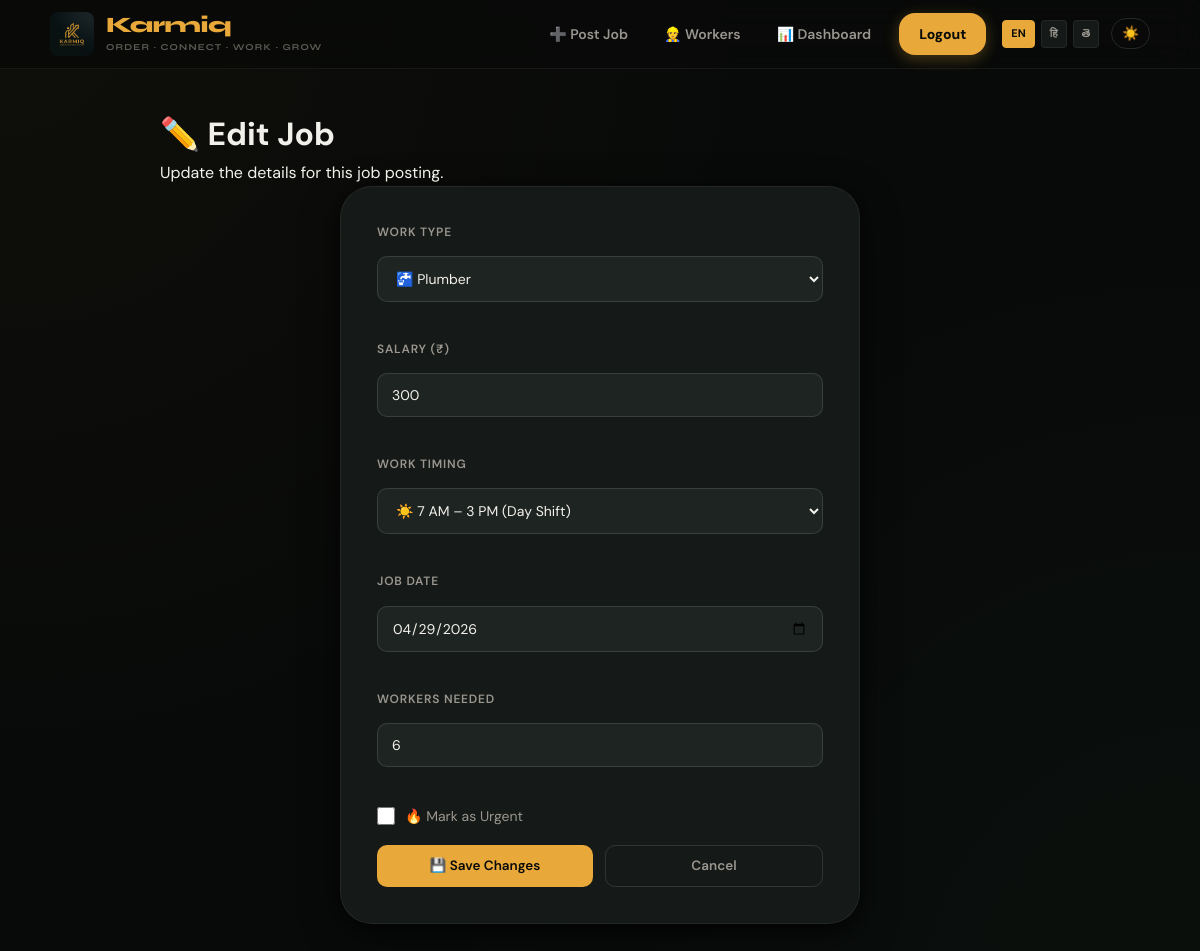
The page /edit-job/12/ (signed in) on the database its author committed.
### jobs/models.py (models this page shows, shortened)
class Job(models.Model):
    title = models.CharField(max_length=200)
    salary = models.IntegerField()
    location = models.CharField(max_length=200)
    contractor = models.ForeignKey(User, on_delete=models.CASCADE)
    is_urgent = models.BooleanField(default=False)
    is_completed = models.BooleanField(default=False)
    timing = models.CharField(max_length=100, blank=True, null=True)
    job_date = models.DateField(null=True, blank=True)
    created_at = models.DateTimeField(default=timezone.now)
    image = models.ImageField(upload_to='job_images/', null=True, blank=True)
    max_workers = models.IntegerField(default=1)
    latitude = models.FloatField(null=True, blank=True)
    longitude = models.FloatField(null=True, blank=True)

### jobs/views.py (the view, shortened to what this page needs)
# urls.py: path('edit-job/<int:job_id>/', views.edit_job, name='edit_job'),
@custom_login_required
def edit_job(request, job_id):
    user_id = request.session.get('user_id')
    try:
        job = Job.objects.get(id=job_id, contractor_id=user_id)
    except Job.DoesNotExist:
        messages.error(request, "Job not found or permission denied.")
        return redirect('dashboard')
    return render(request, 'edit_job.html', {'job': job})

### vrtp/context_processors.py (called while the page is built, shortened)
def language_context(request):
    lang = 'en'  # default
    user_id = request.session.get('user_id')
    if user_id:
        try:
            user = User.objects.get(id=user_id)
            if user.language in ('en', 'hi', 'te'):
                lang = user.language
        except User.DoesNotExist:
            pass
    qs_lang = request.GET.get('lang')
    if qs_lang in ('en', 'hi', 'te'):
        lang = qs_lang
    translations = get_translations(lang)
    nav_hired_count = 0
    return {
        'T': translations,
        'current_lang': lang,
        'nav_hired_count': nav_hired_count,
    }

### vrtp/translations.py (called while the page is built)
def get_translations(language_code):
    return TRANSLATIONS.get(language_code, TRANSLATIONS['en'])

### templates/edit_job.html (shortened to what this page needs)
{% extends 'base.html' %}
{% block content %}
<div class="main">
  <div class="ph">
    <h1>✏️ Edit Job</h1>
    <p>Update the details for this job posting.</p>
  </div>
  <div class="form-card" style="max-width:520px">
    <form method="POST" style="display:flex;flex-direction:column;gap:18px">
      <div class="form-group">
        <label class="form-label">Work Type</label>
        <select name="title" class="form-select" required>
          <option value="Plumber"   {% if job.title == "Plumber" %}selected{% endif %}>🚰 Plumber</option>
        </select>
      </div>
      <div class="form-group">
        <label class="form-label">Salary (₹)</label>
        <input type="number" name="salary" class="form-input" value="{{ job.salary }}" required>
      </div>
      <div class="form-group">
        <label class="form-label">Work Timing</label>
        <select name="timing" class="form-select" required>
          <option value="7 AM - 3 PM"   {% if job.timing == "7 AM - 3 PM" %}selected{% endif %}>☀️ 7 AM – 3 PM (Day Shift)</option>
        </select>
      </div>
      <div class="form-group">
        <label class="form-label">Job Date</label>
        <input type="date" name="job_date" class="form-input" value="{{ job.job_date|date:'Y-m-d' }}">
      </div>
      <div class="form-group">
        <label class="form-label">Workers Needed</label>
        <input type="number" name="max_workers" class="form-input" value="{{ job.max_workers }}" min="1" required>
      </div>
      <label class="form-checkbox">
        <input type="checkbox" name="is_urgent" {% if job.is_urgent %}checked{% endif %}>
        <span>🔥 Mark as Urgent</span>
      </label>
      <div style="display:flex; gap:12px;">
        <button type="submit" class="btn btn-primary" style="flex:1">💾 Save Changes</button>
        <a href="/dashboard/" class="btn btn-ghost" style="flex:1; text-align:center;">Cancel</a>
      </div>
    </form>
  </div>
</div>
{% endblock %}

### templates/static/css/style.css (style rules this page uses)
:root { --bg: #080a09; --bg2: #0e1110; --surface: #151917; --surface2: #1e2421; --border: rgba(255, 255, 255, 0.06); --border2: rgba(255, 255, 255, 0.12); --amber: #e8a83a; --amber-d: #c48c2a; --amber-glo: rgba(232, 168, 58, 0.15); --green: #4caf6e; --teal: #3ec1a3; --red: #e05252; --t1: #f2f0eb; --t2: #9a968f; --t3: #5e5b55; --r-sm: 10px; --r-md: 16px; --r-lg: 24px; --r-xl: 32px; --shadow: 0 4px 20px rgba(0, 0, 0, 0.6), 0 12px 40px rgba(0, 0, 0, 0.4); --glass: backdrop-filter: blur(12px) saturate(180%); --fd: 'Syne', sans-serif; --fb: 'DM Sans', sans-serif; --transition: all 0.3s cubic-bezier(0.4, 0, 0.2, 1); }
*, *::before, *::after { box-sizing: border-box; margin: 0; padding: 0 }
html { scroll-behavior: smooth }
body { font-family: var(--fb); background: var(--bg); background-image: radial-gradient(circle at 0% 0%, rgba(232, 168, 58, 0.03) 0%, transparent 50%), radial-gradient(circle at 100% 100%, rgba(76, 175, 110, 0.03) 0%, transparent 50%); color: var(--t1); min-height: 100vh; line-height: 1.6; -webkit-font-smoothing: antialiased; overflow-x: hidden; }
.main { animation: pageFadeIn 0.5s cubic-bezier(0.4, 0, 0.2, 1) forwards; }
.main { animation: fadeIn 0.6s ease-out forwards; }
.main { flex: 1; max-width: 920px; width: 100%; margin: 0 auto; padding: 40px 20px 80px }
.btn { display: inline-flex; align-items: center; justify-content: center; gap: 8px; padding: 12px 24px; border-radius: var(--r-md); font-weight: 700; text-decoration: none; font-size: 14px; transition: var(--transition); cursor: pointer; border: 1px solid transparent; }
.btn-primary { background: var(--amber); color: var(--bg); }
.btn-ghost { background: var(--surface2); color: var(--t1); border-color: var(--border2); }
.form-card { background: var(--surface); border: 1px solid var(--border); border-radius: var(--r-xl); padding: 32px; box-shadow: var(--shadow); }
.form-group { margin-bottom: 20px; }
.form-label { display: block; font-size: 13px; font-weight: 700; color: var(--t2); margin-bottom: 8px; text-transform: uppercase; letter-spacing: 0.5px; }
.form-input, .form-select { width: 100%; padding: 14px 16px; background: var(--bg2); border: 1px solid var(--border2); border-radius: var(--r-sm); color: var(--t1); font-family: inherit; font-size: 15px; transition: var(--transition); }
.btn { display: inline-flex; align-items: center; gap: 6px; justify-content: center; font-family: var(--fb); font-size: 13.5px; font-weight: 600; padding: 9px 18px; border-radius: var(--r-sm); border: none; cursor: pointer; text-decoration: none; transition: all .18s; white-space: nowrap }
.btn-primary { background: var(--amber); color: var(--bg) }
.btn-ghost { background: transparent; color: var(--t2); border: 1px solid var(--border2) }
.form-group { display: flex; flex-direction: column; gap: 6px }
.form-label { font-size: 12px; font-weight: 600; color: var(--t2); text-transform: uppercase; letter-spacing: .8px }
.form-input, .form-select { background: var(--surface2); border: 1px solid var(--border2); border-radius: var(--r-sm); padding: 12px 14px; font-family: var(--fb); font-size: 14px; color: var(--t1); transition: border-color .18s, box-shadow .18s; outline: none; width: 100% }
.form-input::placeholder { color: var(--t3) }
.form-select option { background: var(--surface2); color: var(--t1) }
.form-checkbox { display: flex; align-items: center; gap: 10px; cursor: pointer }
.form-checkbox input[type=checkbox] { width: 18px; height: 18px; accent-color: var(--amber); cursor: pointer; flex-shrink: 0 }
.form-checkbox span { font-size: 14px; color: var(--t2) }
.form-card { background: var(--surface); border: 1px solid var(--border); border-radius: var(--r-xl); padding: 36px; box-shadow: var(--shadow); max-width: 440px; margin: 0 auto; display: flex; flex-direction: column; gap: 20px }

### rows shown on the page
Job: title "🚰 Plumber", salary "300", timing "☀️ 7 AM – 3 PM (Day Shift)", job_date "04/29/2026", max_workers "6"

### other values the page prints
{{ T.nav_post_job }} "Post Job"
{{ T.nav_dashboard }} "Dashboard"
{{ T.nav_logout }} "Logout"
